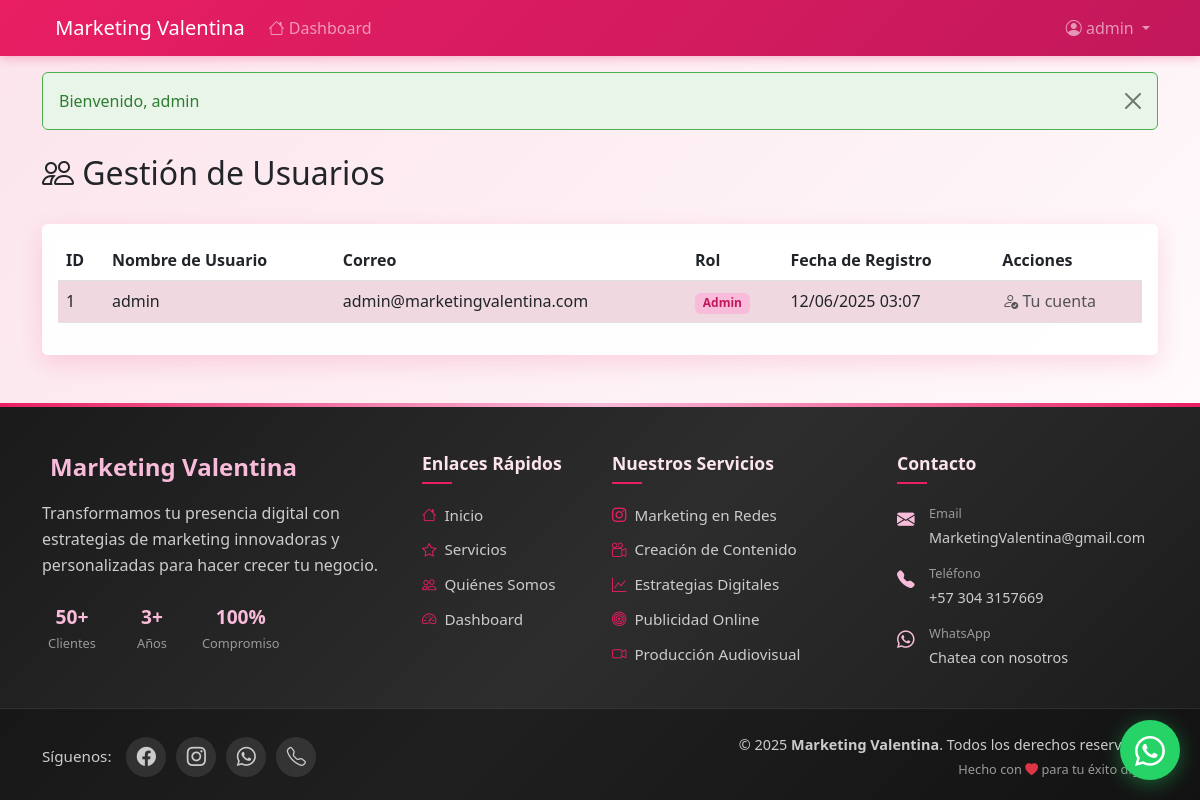
The page /index.php?page=user&action=list (signed in) on the database its author committed.
### tables this page shows
CREATE TABLE users (
    id INT AUTO_INCREMENT PRIMARY KEY,
    username VARCHAR(50) NOT NULL,
    correo VARCHAR(100) NOT NULL UNIQUE,
    password VARCHAR(100) NOT NULL,
    role ENUM('cliente', 'admin') DEFAULT 'cliente' NOT NULL,
    created_at DATETIME DEFAULT CURRENT_TIMESTAMP
);

### controllers/UserController.php (called while the page is built, shortened)
<?php
require_once 'models/UserModel.php';
class UserController {
    private $userModel;
    public function __construct() {
        $this->userModel = new UserModel();
    }
    public function list() {
        $users = $this->userModel->getAllUsers();
        require_once 'views/user/list.php';
    }
}
?>

### utils/db.php (called while the page is built)
<?php
class Database {
    private $host = 'localhost';
    private $dbname = 'marketing_valentina';
    private $username = 'root';
    private $password = '';
    private $pdo;
    public function __construct() {
        try {
            $this->pdo = new PDO(
                "mysql:host={$this->host};dbname={$this->dbname};charset=utf8mb4",
                $this->username,
                $this->password,
                [
                    PDO::ATTR_ERRMODE => PDO::ERRMODE_EXCEPTION,
                    PDO::ATTR_DEFAULT_FETCH_MODE => PDO::FETCH_ASSOC,
                    PDO::ATTR_EMULATE_PREPARES => false,
                    PDO::MYSQL_ATTR_INIT_COMMAND => "SET NAMES utf8mb4 COLLATE utf8mb4_unicode_ci"
                ]
            );
            $this->pdo->exec("SET CHARACTER SET utf8mb4");
            $this->pdo->exec("SET COLLATION_CONNECTION = utf8mb4_unicode_ci");
        } catch (PDOException $e) {
            die("Error de conexión: " . $e->getMessage());
        }
    }
    public function getConnection() {
        return $this->pdo;
    }
}
?>

### models/UserModel.php (called while the page is built, shortened)
<?php
require_once 'utils/db.php';
class UserModel {
    private $db;
    public function __construct() {
        $database = new Database();
        $this->db = $database->getConnection();
    }
    public function getAllUsers() {
        $stmt = $this->db->prepare("SELECT id, username, correo, role, created_at FROM users ORDER BY created_at DESC");
        $stmt->execute();
        return $stmt->fetchAll(PDO::FETCH_ASSOC);
    }
}
?>

### views/user/list.php (the view)
<?php require_once 'views/templates/header.php'; ?>
<div class="container mt-4">
    <div class="d-flex justify-content-between align-items-center mb-4">
        <h2><i class="bi bi-people"></i> Gestión de Usuarios</h2>
    </div>
    <div class="card">
        <div class="card-body">
            <div class="table-responsive">
                <table class="table table-striped">
                    <thead>
                        <tr>
                            <th>ID</th>
                            <th>Nombre de Usuario</th>
                            <th>Correo</th>
                            <th>Rol</th>
                            <th>Fecha de Registro</th>
                            <th>Acciones</th>
                        </tr>
                    </thead>
                    <tbody>
                        <?php foreach ($users as $user): ?>
                            <tr>
                                <td><?= $user['id'] ?></td>
                                <td><?= htmlspecialchars($user['username']) ?></td>
                                <td><?= htmlspecialchars($user['correo']) ?></td>
                                <td>
                                    <span class="badge bg-<?= $user['role'] === 'admin' ? 'danger' : 'primary' ?>">
                                        <?= ucfirst($user['role']) ?>
                                    </span>
                                </td>
                                <td><?= date('d/m/Y H:i', strtotime($user['created_at'])) ?></td>
                                <td>
                                    <?php if ($user['id'] != $_SESSION['user_id']): ?>
                                        <div class="d-flex gap-2">
                                            <a href="index.php?page=user&action=edit&id=<?= $user['id'] ?>"
                                                class="btn btn-warning btn-sm">
                                                <i class="bi bi-pencil"></i> Editar
                                            </a>
                                            <a href="index.php?page=user&action=delete&id=<?= $user['id'] ?>"
                                                class="btn btn-danger btn-sm"
                                                onclick="return confirm('¿Estás seguro de eliminar este usuario? Esta acción eliminará también todas sus cotizaciones y pagos.')">
                                                <i class="bi bi-trash"></i> Eliminar
                                            </a>
                                        </div>
                                    <?php else: ?>
                                        <span class="text-muted">
                                            <i class="bi bi-person-check"></i> Tu cuenta
                                        </span>
                                    <?php endif; ?>
                                </td>
                            </tr>
                        <?php endforeach; ?>
                    </tbody>
                </table>
            </div>
        </div>
    </div>
</div>
<?php require_once 'views/templates/footer.php'; ?>

### views/templates/header.php (style rules this page uses)
:root { --pink-light: #fce4ec; --pink-medium: #f8bbd9; --pink-dark: #e91e63; --pink-darker: #c2185b; --blue-gradient-start: #6a75ca; --blue-gradient-end: #4e54c8; --green-gradient-start: #20c997; --green-gradient-end: #0bb197; }
body { background: linear-gradient(135deg, var(--pink-light) 0%, #fff 100%); min-height: 100vh; }
.card { border: none; box-shadow: 0 8px 25px rgba(233, 30, 99, 0.15); transition: transform 0.3s ease, box-shadow 0.3s ease; background: rgba(255, 255, 255, 0.95); }
.badge { background: var(--pink-medium) !important; color: var(--pink-darker) !important; }
.table-striped>tbody>tr:nth-of-type(odd)>td { background-color: var(--pink-light); }

### rows shown on the page
users: id "1", username "admin", correo "admin@marketingvalentina.com", role "Admin", created_at "12/06/2025 03:07", shows "Tu cuenta"

### other values the page prints
$_SESSION['username'] "admin"
$message['message'] "Bienvenido, admin"
